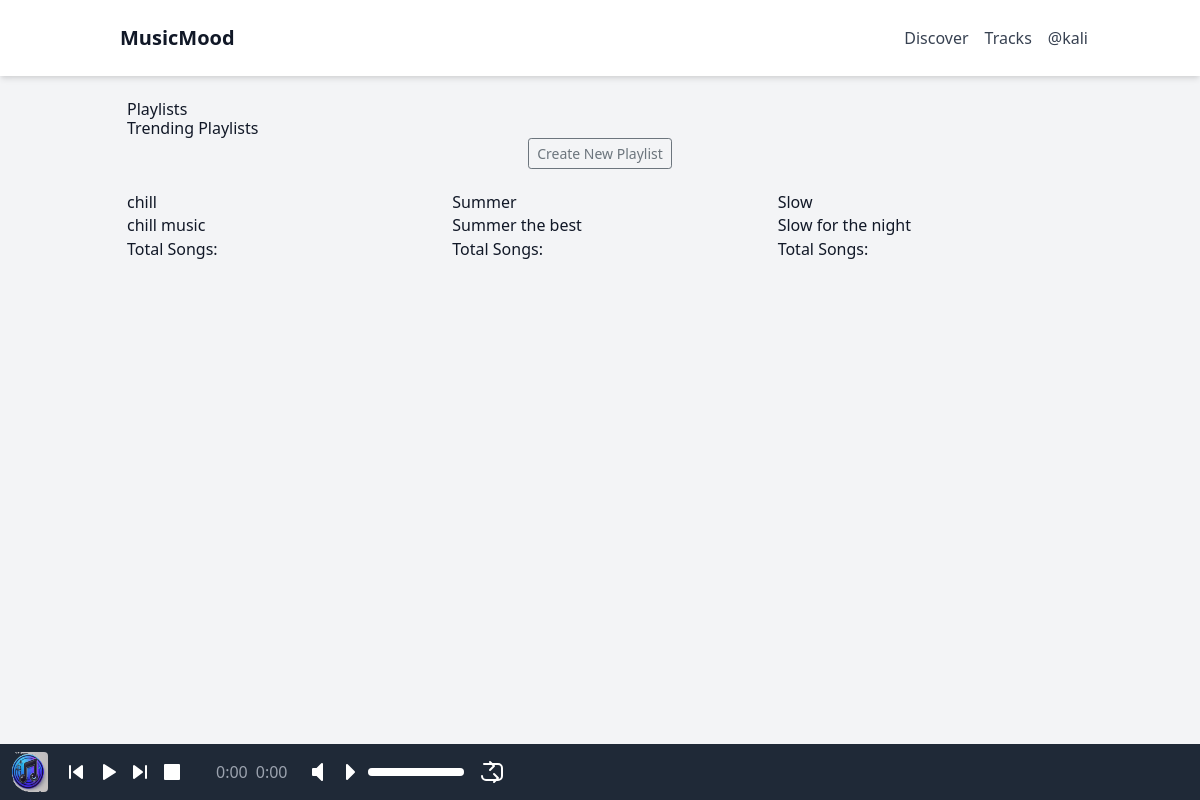
Screenshot of /playlist/playlist_list (signed in) with the database file from the repository.
### app/models.py (models this page shows, shortened)
class Users(db.Model, UserMixin):
    id = db.Column(db.String(36), primary_key=True, default=lambda: str(uuid.uuid4()))
    username = db.Column(db.String(20), nullable=False, unique=True)
    name = db.Column(db.String(200), nullable=False)
    email = db.Column(db.String(120), nullable=False, unique=True)
    favorite_color = db.Column(db.String(120))
    date_added = db.Column(db.DateTime, nullable=False, default=datetime.utcnow)
    profile_pic = db.Column(db.String(255), nullable=True)
    is_admin = db.Column(db.Boolean, default=False)
    is_creater = db.Column(db.Boolean, default=False)
    playlists = db.relationship('Playlist', back_populates='user', cascade='all, delete-orphan')
    password_hash = db.Column(db.String(256))

class Playlist(db.Model):
    id = db.Column(db.String(36), primary_key=True, default=lambda: str(uuid.uuid4()))
    name = db.Column(db.Text, nullable=False)
    description = db.Column(db.Text, nullable=True)
    playlist_profile = db.Column(db.String(255), nullable=True)
    songs = db.relationship('Song', secondary='playlist_song', backref='playlists')
    user_id = db.Column(db.String(36), db.ForeignKey('users.id', ondelete="CASCADE"))
    user = db.relationship('Users', back_populates='playlists')

### app/routes.py (the view)
@main.route('/playlist/playlist_list')
@login_required
def playlist():
    playlists = Playlist.query.all()
    return render_template('playlist.html', playlists=playlists)

### app/__init__.py (called while the page is built)
def create_app():
    app = Flask(__name__)
    app.config.from_object(Config)
    db.init_app(app)
    migrate = Migrate(app, db)
    from .routes import main
    from .auth import auth  # Import the auth Blueprint
    app.register_blueprint(main)
    app.register_blueprint(auth, url_prefix='/auth')  # Register the auth Blueprint with a URL prefix
    login_manager = LoginManager()
    login_manager.init_app(app)
    login_manager.login_view = 'auth.login'
    @login_manager.user_loader
    def load_user(user_id):
        return Users.query.get(str(user_id))
    @app.errorhandler(404)
    def page_not_found(e):
        return render_template('404.html'), 404
    return app

### app/templates/playlist.html (shortened to what this page needs)
{% extends "base.html" %}
{% block content %}
<section class="youtube spad">
    <div class="container">
        <div class="row">
            <div class="col-lg-12">
                <div class="section-title">
                    <h2>Playlists</h2>
                    <h1>Trending Playlists</h1>
                </div>
            </div>
        </div>
        <div class="row">
            <div class="col-lg-12 text-center">
                <a class="btn btn-outline-secondary btn-sm mb-4" href="{{ url_for('main.add_playlist') }}" role="button">Create New Playlist</a>
            </div>
        </div>
        <div class="row">
            {% for playlist in playlists %}
            <div class="col-lg-4 col-md-6 col-sm-6">
                <div class="youtube__item">
                    <div class="youtube__item__text">
                        <h4>{{ playlist.name }}</h4>
                        <p>{{ playlist.description }}</p>
                        <p>Total Songs: {{ playlist.song_count }}</p>
                    </div>
                </div>
            </div>
            {% endfor %}
        </div>
    </div>
</section>
{% endblock %}

### app/templates/base.html (shortened to what this page needs)
<!DOCTYPE html>
<html lang="en">
<head>
    <link href="https://stackpath.bootstrapcdn.com/bootstrap/4.5.2/css/bootstrap.min.css" rel="stylesheet">
    <link href="https://cdn.jsdelivr.net/npm/tailwindcss@2.2.19/dist/tailwind.min.css" rel="stylesheet">
</head>
<body class="bg-gray-100 text-gray-900 flex flex-col min-h-screen">
    <header class="bg-white shadow-md w-full">
        <div class="container mx-auto flex justify-between items-center p-4">
            <div class="logo flex items-center">
                <a href="{{ url_for('main.songs') }}" class="text-xl font-semibold ml-2">MusicMood</a>
            </div>
            <nav class="flex items-center space-x-4">
                <a href="{{ url_for('main.songs')}}" class="text-gray-700 hover:text-gray-900">Discover</a>
                <a href="{{ url_for('main.songs')}}" class="text-gray-700 hover:text-gray-900">Tracks</a>
                {% if current_user.is_authenticated %}
                    <a href="{{ url_for('auth.profile')}}" class="text-gray-700 hover:text-gray-900">@{{ current_user.username }}</a>
                {% endif %}
            </nav>
        </div>
    </header>
    <div id="content" class="flex-grow container mx-auto p-4">
        {% block content %}
        {% endblock %}
    </div>
    <footer class="fixed bottom-0 left-0 w-full bg-gray-800 p-2 flex items-center justify-between z-50">
        <div id="jp_container" class="jp-audio flex items-center w-full" role="application" aria-label="media player">
            <div class="flex items-center space-x-4">
                <div class="flex items-center space-x-4">
                    <img id="jp_cover" src="{{ url_for('static', filename='img/default.png') }}" alt="Cover Image" class="h-10 w-10 rounded">
                </div>
                <div class="jp-controls flex items-center space-x-2 mx-auto">
                    <button class="jp-previous text-white focus:outline-none" role="button" tabindex="0" aria-label="Previous">
                        <svg width="24" height="24" fill="none">
                            <path d="M10 12l8-6v12l-8-6Z" fill="currentColor" stroke="currentColor" stroke-width="2" stroke-linecap="round" stroke-linejoin="round" />
                            <path d="M6 6v12" stroke="currentColor" stroke-width="2" stroke-linecap="round" stroke-linejoin="round" />
                        </svg>
                    </button>
                    <button class="jp-play text-white focus:outline-none" role="button" tabindex="0" aria-label="Play">
                        <svg width="24" height="24" fill="none">
                            <path d="M8 5v14l11-7L8 5z" fill="currentColor" stroke="currentColor" stroke-width="2" stroke-linecap="round" stroke-linejoin="round" />
                        </svg>
                    </button>
                    <button class="jp-next text-white focus:outline-none" role="button" tabindex="0" aria-label="Next">
                        <svg width="24" height="24" fill="none">
                            <path d="M14 12L6 6v12l8-6Z" fill="currentColor" stroke="currentColor" stroke-width="2" stroke-linecap="round" stroke-linejoin="round" />
                            <path d="M18 6v12" stroke="currentColor" stroke-width="2" stroke-linecap="round" stroke-linejoin="round" />
                        </svg>
                    </button>
                    <button class="jp-stop text-white focus:outline-none" role="button" tabindex="0" aria-label="Stop">
                        <svg width="24" height="24" fill="none">
                            <rect x="5" y="5" width="14" height="14" fill="currentColor" stroke="currentColor" stroke-width="2" stroke-linecap="round" stroke-linejoin="round" />
                        </svg>
                    </button>
                </div>
                <div class="jp-time-holder flex items-center space-x-2 text-gray-400">
                    <div class="jp-current-time" role="timer" aria-label="time">0:00</div>
                    <div class="jp-duration" role="timer" aria-label="duration">0:00</div>
                </div>
                <div class="jp-volume-controls flex items-center space-x-2">
                    <button class="jp-mute text-white focus:outline-none" role="button" tabindex="0" aria-label="Mute">
                        <svg width="24" height="24" fill="none">
                            <path d="M9 9v6h4l5 5V4l-5 5H9z" fill="currentColor" stroke="currentColor" stroke-width="2" stroke-linecap="round" stroke-linejoin="round" />
                        </svg>
                    </button>
                    <button class="jp-volume-max text-white focus:outline-none" role="button" tabindex="0" aria-label="Max Volume">
                        <svg width="24" height="24" fill="none">
                            <path d="M11 5v14l7-7-7-7z" fill="currentColor" stroke="currentColor" stroke-width="2" stroke-linecap="round" stroke-linejoin="round" />
                        </svg>
                    </button>
                    <div class="jp-volume-bar bg-gray-600 rounded h-2 cursor-pointer w-24">
                        <div class="jp-volume-bar-value bg-white h-2 rounded"></div>
                    </div>
                </div>
                <div class="jp-toggles flex items-center space-x-2">
                    <button class="jp-repeat text-white focus:outline-none" role="button" tabindex="0" aria-label="Repeat">
                    </button>
                </div>
            </div>
        </div>
    </footer>
</body>
</html>

### rows the page displays
Users: username "kali"
Playlist: name "chill", description "chill music"
Playlist: name "Summer", description "Summer the best"
Playlist: name "Slow", description "Slow for the night"
